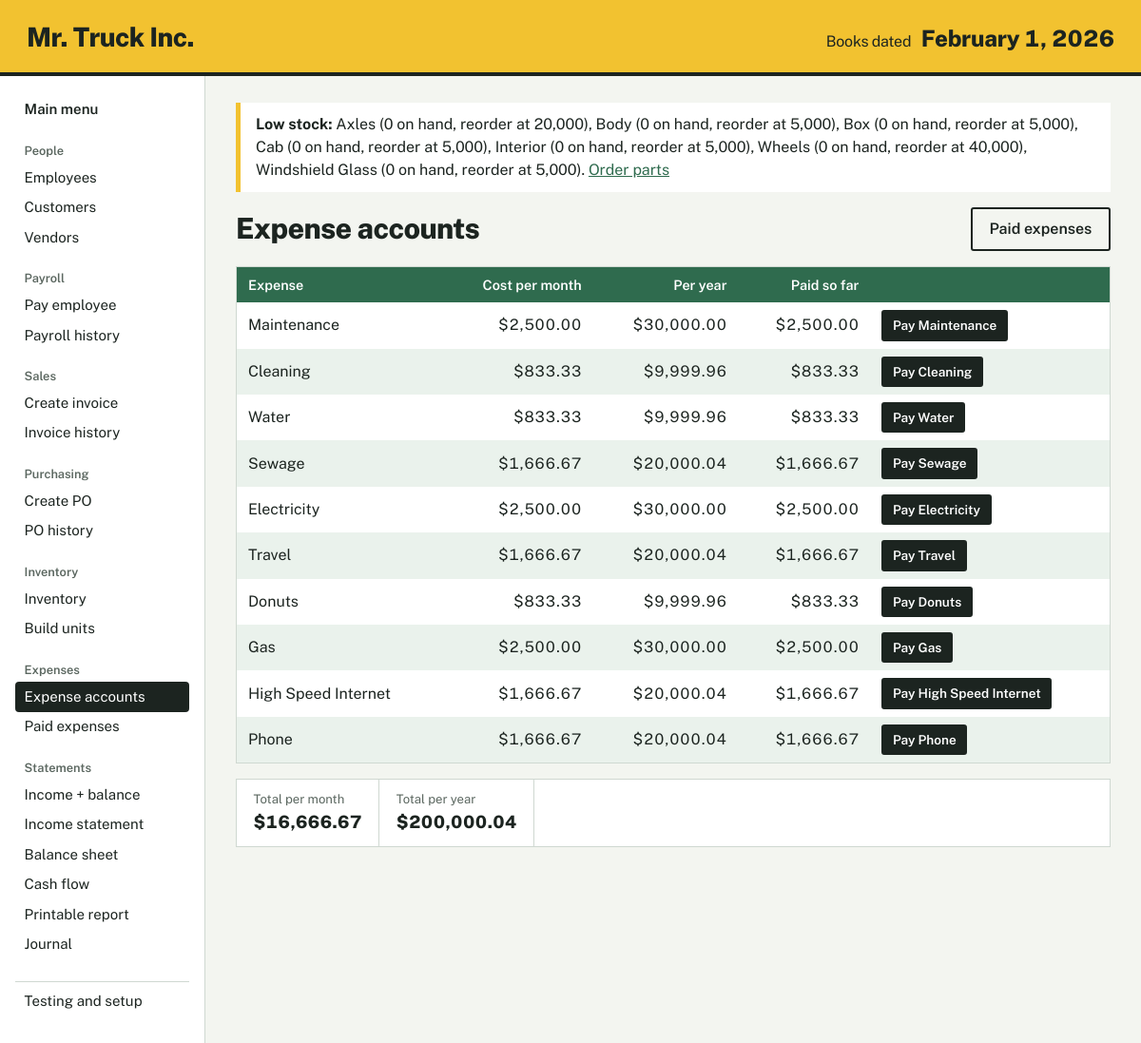
/expenses, run on the app's committed database.
### tables this page shows
CREATE TABLE settings (key TEXT PRIMARY KEY, value TEXT NOT NULL);

CREATE TABLE parts (
    id INTEGER PRIMARY KEY, name TEXT NOT NULL UNIQUE,
    vendor_id INTEGER NOT NULL REFERENCES vendors(id),
    unit_cost REAL NOT NULL,
    qty_per_unit INTEGER NOT NULL DEFAULT 0,      -- bill of materials
    qty_on_hand INTEGER NOT NULL DEFAULT 0,
    value REAL NOT NULL DEFAULT 0,                -- total cost of parts on hand
    reorder_point INTEGER NOT NULL DEFAULT 0);

CREATE TABLE expense_accounts (
    id INTEGER PRIMARY KEY, name TEXT NOT NULL UNIQUE, monthly_amount REAL NOT NULL);

### app.py (the view)
@app.route("/expenses")
def expenses():
    conn = get_db()
    rows = conn.execute(
        "SELECT a.*, COALESCE((SELECT SUM(amount) FROM expenses_paid p WHERE p.expense_id = a.id), 0) AS paid "
        "FROM expense_accounts a ORDER BY a.id").fetchall()
    return render_template("expenses.html", title="Expense accounts", rows=rows)

### accounting.py (called while the page is built)
def get_setting(conn, key, default=None):
    row = conn.execute("SELECT value FROM settings WHERE key = ?", (key,)).fetchone()
    return row["value"] if row else default

def today(conn):
    return get_setting(conn, "current_date")

def low_stock(conn):
    return conn.execute(
        "SELECT name, qty_on_hand, reorder_point FROM parts "
        "WHERE reorder_point > 0 AND qty_on_hand <= reorder_point ORDER BY name"
    ).fetchall()

### app.py (called while the page is built)
def get_db():
    if "db" not in g:
        g.db = dbm.connect()
        dbm.ensure_initialized(g.db)
    return g.db

@app.template_filter("money")
def money(v):
    v = float(v or 0)
    s = f"${abs(v):,.2f}"
    return f"−{s}" if v < 0 else s

@app.template_filter("longdate")
def longdate(iso):
    d = date.fromisoformat(iso)
    return f"{d:%B} {d.day}, {d.year}"

@app.context_processor
def inject_globals():
    conn = get_db()
    return {
        "book_date": acct.today(conn),
        "low_stock": acct.low_stock(conn),
        "fmt": fmt,
    }

### db.py (called while the page is built)
def connect(path=None):
    conn = sqlite3.connect(path or DB_PATH)
    conn.row_factory = sqlite3.Row
    conn.execute("PRAGMA foreign_keys = ON")
    return conn

def is_initialized(conn):
    row = conn.execute("SELECT name FROM sqlite_master WHERE type='table' AND name='settings'").fetchone()
    return row is not None

def ensure_initialized(conn):
    if not is_initialized(conn):
        reset(conn)

### templates/expenses.html
{% extends "base.html" %}
{% block content %}
<div class="page-head"><h1>Expense accounts</h1><a class="button ghost" href="{{ url_for('paid_expenses') }}">Paid expenses</a></div>
<div class="table-wrap"><table>
  <thead><tr><th>Expense</th><th class="num">Cost per month</th><th class="num">Per year</th><th class="num">Paid so far</th><th></th></tr></thead>
  <tbody>{% for r in rows %}
    <tr><td>{{ r.name }}</td><td class="num">{{ r.monthly_amount|money }}</td><td class="num">{{ (r.monthly_amount*12)|money }}</td>
      <td class="num">{{ r.paid|money }}</td>
      <td><form method="post" action="{{ url_for('pay_bill') }}"><input type="hidden" name="expense_id" value="{{ r.id }}">
        <button class="small" type="submit">Pay {{ r.name }}</button></form></td></tr>
  {% endfor %}</tbody>
</table></div>
<dl class="totals">
  <div><dt>Total per month</dt><dd>{{ rows|sum(attribute='monthly_amount')|money }}</dd></div>
  <div><dt>Total per year</dt><dd>{{ (rows|sum(attribute='monthly_amount')*12)|money }}</dd></div>
</dl>
{% endblock %}

### templates/base.html (shortened to what this page needs)
<!doctype html>
<html lang="en">
<head>
  <link rel="stylesheet" href="{{ url_for('static', filename='style.css') }}">
</head>
<body>
  <header class="band">
    <a class="brand" href="{{ url_for('index') }}">Mr. Truck Inc.</a>
    <p class="book-date"><span>Books dated</span> {{ book_date|longdate }}</p>
  </header>
  <div class="shell">
    <nav class="side" aria-label="Main">
      <a class="nav-home {{ 'on' if request.endpoint == 'index' }}" href="{{ url_for('index') }}">Main menu</a>
      {% for heading, links in groups %}
        <p class="nav-h">{{ heading }}</p>
        {% for ep, label in links %}
          <a class="{{ 'on' if request.endpoint == ep }}" href="{{ url_for(ep) }}">{{ label }}</a>
        {% endfor %}
      {% endfor %}
      <a class="nav-test {{ 'on' if request.endpoint == 'testing' }}" href="{{ url_for('testing') }}">Testing and setup</a>
    </nav>
    <main>
      {% if low_stock %}
        <div class="notice warn" role="status">
          <strong>Low stock:</strong>
          {% for p in low_stock %}{{ p.name }} ({{ "{:,}".format(p.qty_on_hand) }} on hand, reorder at {{ "{:,}".format(p.reorder_point) }}){{ ", " if not loop.last }}{% endfor %}.
          <a href="{{ url_for('create_po') }}">Order parts</a>
        </div>
      {% endif %}
      {% block content %}{% endblock %}
    </main>
  </div>
</body>
</html>

### static/style.css (style rules this page uses)
:root { --paper: #F3F5F0; --sheet: #FFFFFF; --ink: #1C2420; --muted: #5B6760; --rule: #CFD8D1; --ledger: #2F6B4E; --ledger-soft: #EAF2EC; --truck: #F2C230; --alert: #A3301C; --alert-soft: #FBEAE6; --font: "Public Sans", "Segoe UI", system-ui, -apple-system, sans-serif; }
* { box-sizing: border-box; }
html { font-size: 16px; }
body { margin: 0; background: var(--paper); color: var(--ink); font-family: var(--font); line-height: 1.5; }
a { color: var(--ledger); }
.band { display: flex; align-items: baseline; justify-content: space-between; flex-wrap: wrap; gap: .5rem 2rem; background: var(--truck); color: var(--ink); padding: 1.1rem 1.75rem 1rem; border-bottom: 4px solid var(--ink); }
.brand { font-weight: 800; font-size: 1.75rem; letter-spacing: -.02em; color: var(--ink); text-decoration: none; }
.book-date { margin: 0; font-size: 1.5rem; font-weight: 800; letter-spacing: -.01em; font-variant-numeric: tabular-nums; }
.book-date span { font-weight: 400; font-size: 1rem; margin-right: .35rem; }
.shell { display: grid; grid-template-columns: 13.5rem 1fr; min-height: calc(100vh - 5rem); }
.side { border-right: 1px solid var(--rule); padding: 1.25rem 1rem 2rem; background: var(--sheet); }
.side a { display: block; padding: .28rem .6rem; border-radius: 4px; text-decoration: none; color: var(--ink); font-size: .94rem; }
.side a.on { background: var(--ink); color: #fff; }
.nav-h { margin: 1.1rem 0 .2rem .6rem; font-size: .8rem; font-weight: 600; color: var(--muted); }
.nav-home { font-weight: 600; }
.nav-test { margin-top: 1.4rem; border-top: 1px solid var(--rule); padding-top: .6rem !important; border-radius: 0 !important; }
main { padding: 1.75rem 2rem 3rem; max-width: 72rem; min-width: 0; }
h1 { font-size: 1.9rem; font-weight: 800; letter-spacing: -.02em; margin: 0 0 1rem; }
.page-head { display: flex; justify-content: space-between; align-items: center; gap: 1rem; flex-wrap: wrap; margin-bottom: 1rem; }
.page-head h1 { margin: 0; }
.notice { padding: .7rem 1rem; margin-bottom: 1rem; border-left: 5px solid var(--ledger); background: var(--sheet); }
.notice.warn { border-color: var(--truck); }
.table-wrap { overflow-x: auto; background: var(--sheet); border: 1px solid var(--rule); }
table { border-collapse: collapse; width: 100%; font-variant-numeric: tabular-nums; }
th, td { padding: .5rem .75rem; text-align: left; white-space: nowrap; }
thead th { background: var(--ledger); color: #fff; font-weight: 600; font-size: .9rem; }
tbody tr:nth-child(even) { background: var(--ledger-soft); }
.num { text-align: right; }
.totals { display: flex; flex-wrap: wrap; gap: 0; margin: 1rem 0 0; border: 1px solid var(--rule); background: var(--sheet); }
.totals div { padding: .7rem 1.1rem; border-right: 1px solid var(--rule); }
.totals dt { font-size: .82rem; color: var(--muted); }
.totals dd { margin: 0; font-weight: 800; font-size: 1.15rem; font-variant-numeric: tabular-nums; }
button, .button { font: inherit; font-weight: 600; cursor: pointer; border: 2px solid var(--ink); background: var(--ink); color: #fff; padding: .55rem 1.1rem; border-radius: 3px; text-decoration: none; display: inline-block; }
.ghost { background: transparent; color: var(--ink); }
.small { padding: .25rem .6rem; font-size: .85rem; }

### data on the page
settings: value "February 1, 2026"
parts: name "Axles", qty_on_hand "0", reorder_point "20,000", last ","
parts: name "Body", qty_on_hand "0", reorder_point "5,000", last ","
parts: name "Box", qty_on_hand "0", reorder_point "5,000", last ","
parts: name "Cab", qty_on_hand "0", reorder_point "5,000", last ","
parts: name "Interior", qty_on_hand "0", reorder_point "5,000", last ","
parts: name "Wheels", qty_on_hand "0", reorder_point "40,000", last ","
parts: name "Windshield Glass", qty_on_hand "0", reorder_point "5,000"
expense_accounts: name "Maintenance", monthly_amount "$2,500.00", (r.monthly_amount*12)|money "$30,000.00", paid "$2,500.00"
expense_accounts: name "Cleaning", monthly_amount "$833.33", (r.monthly_amount*12)|money "$9,999.96", paid "$833.33"
expense_accounts: name "Water", monthly_amount "$833.33", (r.monthly_amount*12)|money "$9,999.96", paid "$833.33"
expense_accounts: name "Sewage", monthly_amount "$1,666.67", (r.monthly_amount*12)|money "$20,000.04", paid "$1,666.67"
expense_accounts: name "Electricity", monthly_amount "$2,500.00", (r.monthly_amount*12)|money "$30,000.00", paid "$2,500.00"
expense_accounts: name "Travel", monthly_amount "$1,666.67", (r.monthly_amount*12)|money "$20,000.04", paid "$1,666.67"
expense_accounts: name "Donuts", monthly_amount "$833.33", (r.monthly_amount*12)|money "$9,999.96", paid "$833.33"
expense_accounts: name "Gas", monthly_amount "$2,500.00", (r.monthly_amount*12)|money "$30,000.00", paid "$2,500.00"
expense_accounts: name "High Speed Internet", monthly_amount "$1,666.67", (r.monthly_amount*12)|money "$20,000.04", paid "$1,666.67"
expense_accounts: name "Phone", monthly_amount "$1,666.67", (r.monthly_amount*12)|money "$20,000.04", paid "$1,666.67"

### other printed values
{{ heading }} "People" "Payroll" "Sales" "Purchasing" "Inventory" "Expenses" "Statements"
{{ label }} "Employees" "Customers" "Vendors" "Pay employee" "Payroll history" "Create invoice" "Invoice history" "Create PO" "PO history" "Inventory" "Build units" "Expense accounts" "Paid expenses" "Income + balance" "Income statement" "Balance sheet" "Cash flow" "Printable report" "Journal"
{{ rows|sum(attribute='monthly_amount')|money }} "$16,666.67"
{{ (rows|sum(attribute='monthly_amount')*12)|money }} "$200,000.04"
